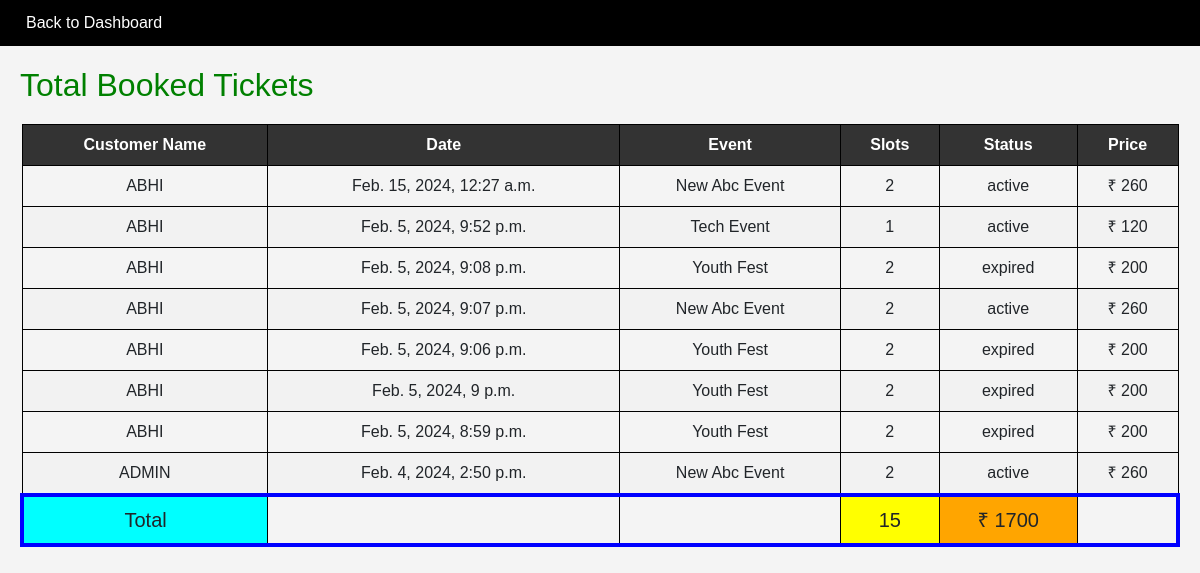
The page /nadmin/confbook on the database its author committed.
### eventapp/models.py (models this page shows, shortened)
class TicketBooking(models.Model):
    user = models.ForeignKey(User, on_delete=models.CASCADE)
    event = models.ForeignKey(EventRegister, on_delete=models.CASCADE)
    qrcode = models.ImageField(upload_to='ticket_qrcode')
    slots = models.PositiveIntegerField(null=True)
    datetime = models.DateTimeField(auto_now_add=True)
    total = models.PositiveIntegerField(null=True)
    slug = models.SlugField(max_length=8, unique=True, null=True)
    status = models.BooleanField(default=False)
    valid = models.CharField(max_length=20, choices=(('active', 'Active'), ('expired', 'Expired')), default='active')

class EventRegister(models.Model):
    event_organizer = models.ForeignKey(EventOrganizer, on_delete=models.CASCADE, null=True, default=1)
    event_name = models.CharField(max_length=100)
    event_image = models.ImageField(upload_to='event_images')
    description = models.TextField()
    start_time = models.TimeField(null=True)
    end_time = models.TimeField(null=True)
    start_date = models.DateField()
    end_date = models.DateField()
    ticket_price = models.PositiveIntegerField()
    slots_available = models.PositiveIntegerField(null=True)
    district = models.CharField(max_length=100)
    city = models.CharField(max_length=100)
    place = models.CharField(max_length=200)
    focus = models.CharField(max_length=20, choices=roles)
    status = models.BooleanField(default=False)

### adminapp/views.py (the view)
# urls.py: path('confbook',views.confirmedtickets,name='cbt'),
def confirmedtickets(request):
    tot =0
    slots = 0
    t = TicketBooking.objects.all().order_by('-id')[:30]
    for i in t:
        tot += i.total
        slots += i.slots
    return render(request,'confirmedbookings.html',{'t':t,'tot':tot,'slots':slots})

### templates/confirmedbookings.html (shortened to what this page needs)
<!DOCTYPE html>
<html lang="en">
<head>
    <link href="https://cdn.jsdelivr.net/npm/bootstrap@5.3.2/dist/css/bootstrap.min.css" rel="stylesheet">
</head>
<body>
    <div class="navbar">
        <a href="{% url 'nad' %}"><button style="color: #fff; background-color: #000; border: none; cursor: pointer;">Back to Dashboard</button></a>
    </div>
    <div class="container">
        <h2 style="color:green;">Total Booked Tickets</h2>
        {% if t %}
        <table>
            <thead>
                <tr>
                    <th>Customer Name</th>
                    <th>Date</th>
                    <th>Event</th>
                    <th>Slots</th>
                    <th>Status</th>
                    <th>Price</th>
                </tr>
            </thead>
            <tbody>
                {% for i in t %}
                <tr>
                    <td>{{i.user.username.upper}}</td>
                    <td>{{i.datetime}}</td>
                    <td>{{i.event.event_name}}</td>
                    <td>{{i.slots}}</td>
                    <td>{{i.valid}}</td>
                    <td>₹ {{i.total}}</td>
                </tr>
                {% endfor %}
                <tr style="border:4px solid blue;">
                    <td style="font-size:20px;background-color:aqua;">Total</td>
                    <td style="background-color:light;"></td>
                    <td style="background-color:light;"></td>
                    <td style="font-size:20px;background-color:yellow;">{{slots}}</td>
                    <td style="font-size:20px;background-color:orange;">₹ {{tot}}</td>
                </tr>
            </tbody>
        </table>
        {% else %}
        <h1 style="color:red;text-align:center;">No Tickets Booked Yet Attended</h1>
        {% endif %}
    </div>
</body>
</html>

### templates/confirmedbookings.html (style rules this page uses)
body { font-family: Arial, sans-serif; background-color: #f4f4f4; margin: 0; padding: 0; }
.navbar { background-color: #000; color: #fff; padding: 10px 20px; }
.container { max-width: 1400px; margin: 20px auto; padding: 0 20px; }
table { width: 100%; border-collapse: collapse; margin-top: 20px; }
th, td { padding: 8px; text-align: center; border: 1px solid black; }
th { background-color: #333; color: #fff; }
tr:nth-child(even) { background-color: #f2f2f2; }

### rows shown on the page
TicketBooking: user.username "ABHI", datetime "Feb. 15, 2024, 12:27 a.m.", event.event_name "New Abc Event", slots "2", valid "active", total "260"
TicketBooking: user.username "ABHI", datetime "Feb. 5, 2024, 9:52 p.m.", event.event_name "Tech Event", slots "1", valid "active", total "120"
TicketBooking: user.username "ABHI", datetime "Feb. 5, 2024, 9:08 p.m.", event.event_name "Youth Fest", slots "2", valid "expired", total "200"
TicketBooking: user.username "ABHI", datetime "Feb. 5, 2024, 9:07 p.m.", event.event_name "New Abc Event", slots "2", valid "active", total "260"
TicketBooking: user.username "ABHI", datetime "Feb. 5, 2024, 9:06 p.m.", event.event_name "Youth Fest", slots "2", valid "expired", total "200"
TicketBooking: user.username "ABHI", datetime "Feb. 5, 2024, 9 p.m.", event.event_name "Youth Fest", slots "2", valid "expired", total "200"
TicketBooking: user.username "ABHI", datetime "Feb. 5, 2024, 8:59 p.m.", event.event_name "Youth Fest", slots "2", valid "expired", total "200"
TicketBooking: user.username "ADMIN", datetime "Feb. 4, 2024, 2:50 p.m.", event.event_name "New Abc Event", slots "2", valid "active", total "260"

### other values the page prints
{{ slots }} "15"
{{ tot }} "1700"
